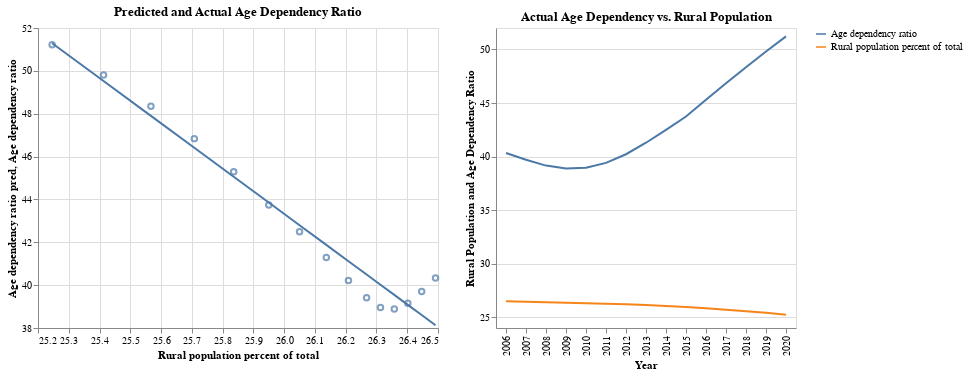

The notebook cell saved with this chart:
### Markdown cell above
Now we will plot the results in Altair. The method for creating repeat layered charts is taken from the [Altair documentation](https://altair-viz.github.io/user_guide/compound_charts.html#repeated-charts) and requires Altair version 4.2.0 to run. If the charts display an error, uncomment the `!pip install altair==4.2.0` line, run the cell, comment the `!pip install altair==4.2.0` line again, and run the cell once more.

### Code cell
import altair as alt
# !pip install altair==4.2.0 # (run this if graphs are not showing, then run graphs again)
c1 = alt.Chart(df).mark_line().encode(
    x="Rural population percent of total:Q",
    y=alt.Y('Age dependency ratio pred:Q',
        scale=alt.Scale(zero=False)
    )
).properties(
    title="Predicted and Actual Age Dependency Ratio"
)
c2 = alt.Chart(df).mark_point().encode(
    x="Rural population percent of total",
    y=alt.Y('Age dependency ratio:Q',
        scale=alt.Scale(zero=False)
    )
)
c3 = alt.Chart(df).mark_line().encode(
    x = 'Year:O',
    y=alt.Y(alt.repeat('layer'),
        type='quantitative',
        title='Rural Population and Age Dependency Ratio',
        scale=alt.Scale(zero=False)
        ),
    color=alt.ColorDatum(alt.repeat('layer'))
).properties(
    title="Actual Age Dependency vs. Rural Population"
).repeat(layer=["Age dependency ratio", "Rural population percent of total"])
alt.layer(c1, c2)|c3
